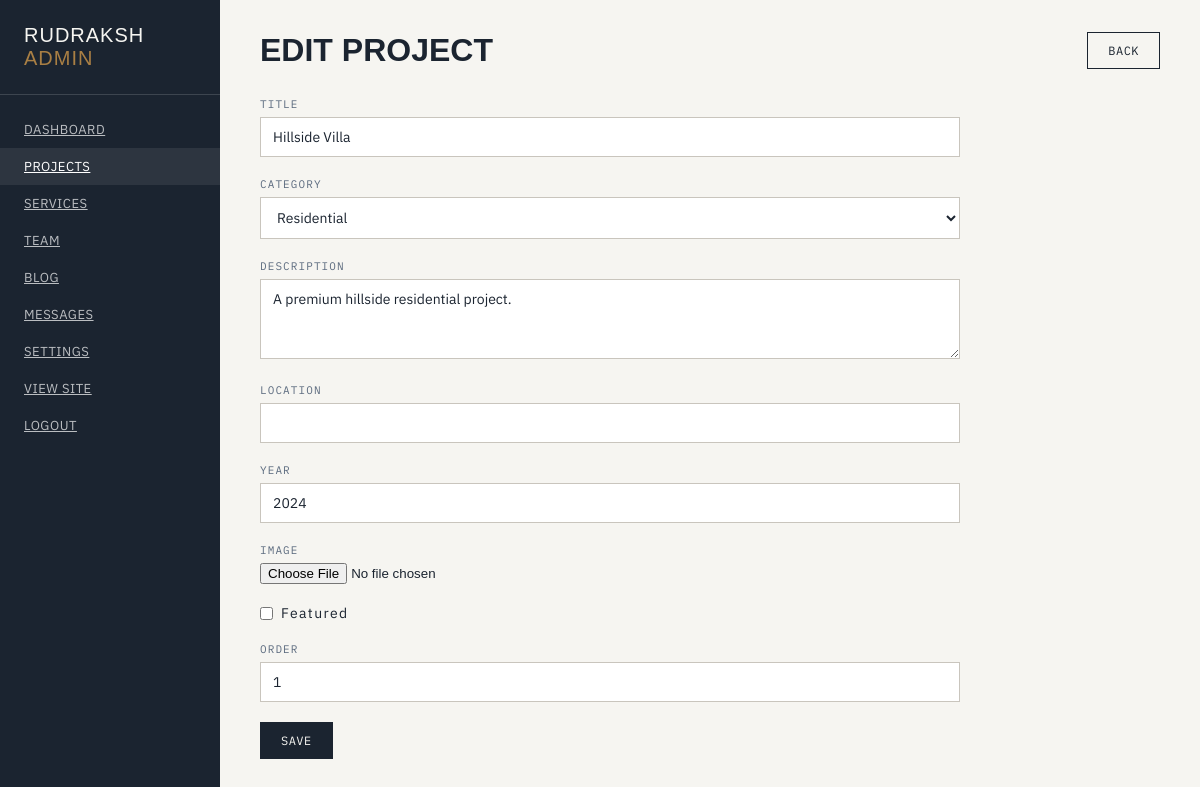
The app's page /admin/projects/edit/1 (signed in) with its own data.
### app/models.py (models this page shows)
class Project(db.Model):
    id = db.Column(db.Integer, primary_key=True)
    title = db.Column(db.String(200), nullable=False)
    category = db.Column(db.String(50), nullable=False)
    description = db.Column(db.Text)
    location = db.Column(db.String(200))
    year = db.Column(db.String(20))
    image = db.Column(db.String(300))
    featured = db.Column(db.Boolean, default=False)
    order = db.Column(db.Integer, default=0)
    created_at = db.Column(db.DateTime, default=datetime.utcnow)

### app/routes/admin.py (the view, shortened to what this page needs)
@admin_bp.route('/projects/edit/<int:id>', methods=['GET', 'POST'])
@login_required
def project_edit(id):
    project = Project.query.get_or_404(id)
    form = ProjectForm(obj=project)
    return render_template('admin/project_form.html', form=form, project=project)

### app/forms.py
class ProjectForm(FlaskForm):
    title = StringField('Project Title', validators=[DataRequired(), Length(max=200)])
    category = SelectField('Category', choices=[
        ('residential', 'Residential'),
        ('commercial', 'Commercial'),
        ('industrial', 'Industrial'),
        ('renovation', 'Renovation')
    ], validators=[DataRequired()])
    description = TextAreaField('Description', validators=[Optional()])
    location = StringField('Location', validators=[Optional(), Length(max=200)])
    year = StringField('Year', validators=[Optional(), Length(max=20)])
    image = FileField('Project Image')
    featured = BooleanField('Featured Project')
    order = IntegerField('Display Order', default=0)

### app/models.py (called while the page is built)
@login_manager.user_loader
def load_user(user_id):
    return User.query.get(int(user_id))

    @classmethod
    def get(cls, key, default=''):
        setting = cls.query.filter_by(key=key).first()
        return setting.value if setting else default

### app/templates/admin/project_form.html (shortened to what this page needs)
{% extends "admin/base.html" %}
{% block content %}
<div class="page-header">
  <h1>{% if project %}Edit Project{% else %}New Project{% endif %}</h1>
  <a href="{{ url_for('admin.projects') }}" class="btn">Back</a>
</div>
<form method="POST" enctype="multipart/form-data" class="admin-form">
  <div class="field"><label>Title</label>{{ form.title }}</div>
  <div class="field"><label>Category</label>{{ form.category }}</div>
  <div class="field"><label>Description</label>{{ form.description }}</div>
  <div class="field"><label>Location</label>{{ form.location }}</div>
  <div class="field"><label>Year</label>{{ form.year }}</div>
  <div class="field"><label>Image</label>{{ form.image }}</div>
  <div class="field checkbox"><label>{{ form.featured }} Featured</label></div>
  <div class="field"><label>Order</label>{{ form.order }}</div>
  <button type="submit" class="btn btn-primary">Save</button>
</form>
{% endblock %}

### app/static/css/admin.css (style rules this page uses)
:root { --ink: #1B2430; --paper: #F6F5F1; --line: #C9C5BD; --brass: #A97F44; --steel: #2E3B4E; --steel-soft: #5C6B7F; --white: #FFFFFF; --red: #c0392b; --green: #27ae60; }
* { margin:0;padding:0;box-sizing:border-box; }
body { font-family: 'IBM Plex Sans', sans-serif; font-size: 15px; color: var(--ink); background: var(--paper); }
.page-header { display: flex; justify-content: space-between; align-items: center; margin-bottom: 28px; flex-wrap: wrap; gap: 16px; }
.page-header h1 { font-family: 'Big Shoulders Display', sans-serif; font-size: 32px; text-transform: uppercase; }
.btn, .btn-primary, .btn-sm { font-family: 'IBM Plex Mono', monospace; font-size: 12px; letter-spacing: 0.04em; text-transform: uppercase; padding: 10px 20px; border: 1px solid var(--ink); display: inline-flex; align-items: center; gap: 8px; cursor: pointer; transition: all .2s ease; text-decoration: none; color: var(--ink); }
.btn-primary { background: var(--ink); color: var(--paper); }
.admin-form { max-width: 700px; }
.admin-form .field { margin-bottom: 20px; }
.admin-form .field label { display: block; font-family: 'IBM Plex Mono', monospace; font-size: 11px; letter-spacing: 0.1em; text-transform: uppercase; color: var(--steel-soft); margin-bottom: 6px; }
.admin-form .field input[type="text"], .admin-form .field input[type="password"], .admin-form .field input[type="email"], .admin-form .field input[type="number"], .admin-form .field textarea, .admin-form .field select { width: 100%; padding: 10px 12px; border: 1px solid var(--line); font-family: 'IBM Plex Sans', sans-serif; font-size: 14px; color: var(--ink); background: var(--white); outline: none; transition: border-color .2s ease; }
.admin-form .field textarea { min-height: 80px;resize:vertical; }
.admin-form .field.checkbox label { display: flex; align-items: center; gap: 8px; cursor: pointer; text-transform: none; font-family: 'IBM Plex Sans', sans-serif; font-size: 14px; color: var(--ink); }
.admin-form .field.checkbox input { width: auto; }

### records on screen
Project: title "Hillside Villa", category "Residential", description "A premium hillside residential project.", year "2024", order "1"
